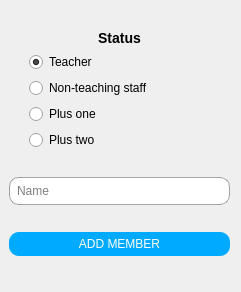
<?xml version="1.0" encoding="UTF-8"?>
<ui version="4.0">
 <class>Dialog</class>
 <widget class="QDialog" name="Dialog">
  <property name="geometry">
   <rect>
    <x>0</x>
    <y>0</y>
    <width>241</width>
    <height>292</height>
   </rect>
  </property>
  <property name="windowTitle">
   <string>Add Member</string>
  </property>
  <widget class="QWidget" name="verticalLayoutWidget">
   <property name="geometry">
    <rect>
     <x>9</x>
     <y>9</y>
     <width>221</width>
     <height>271</height>
    </rect>
   </property>
   <layout class="QVBoxLayout" name="verticalLayout">
    <item>
     <layout class="QVBoxLayout" name="verticalLayout_2">
      <item>
       <widget class="QLabel" name="label">
        <property name="sizePolicy">
         <sizepolicy hsizetype="Preferred" vsizetype="Fixed">
          <horstretch>0</horstretch>
          <verstretch>0</verstretch>
         </sizepolicy>
        </property>
        <property name="styleSheet">
         <string notr="true">font-weight:bold;
font-size:14px;</string>
        </property>
        <property name="text">
         <string>Status</string>
        </property>
        <property name="textFormat">
         <enum>Qt::AutoText</enum>
        </property>
        <property name="alignment">
         <set>Qt::AlignHCenter|Qt::AlignTop</set>
        </property>
        <property name="margin">
         <number>10</number>
        </property>
       </widget>
      </item>
      <item>
       <layout class="QVBoxLayout" name="verticalLayout_3">
        <property name="leftMargin">
         <number>20</number>
        </property>
        <item>
         <widget class="QRadioButton" name="radioTeacher">
          <property name="text">
           <string>Teacher</string>
          </property>
          <property name="checked">
           <bool>true</bool>
          </property>
         </widget>
        </item>
        <item>
         <widget class="QRadioButton" name="radioNonTeacher">
          <property name="text">
           <string>Non-teaching staff</string>
          </property>
         </widget>
        </item>
        <item>
         <widget class="QRadioButton" name="radioPlusOne">
          <property name="text">
           <string>Plus one</string>
          </property>
         </widget>
        </item>
        <item>
         <widget class="QRadioButton" name="radioPlusTwo">
          <property name="text">
           <string>Plus two</string>
          </property>
         </widget>
        </item>
       </layout>
      </item>
     </layout>
    </item>
    <item>
     <widget class="QLineEdit" name="name">
      <property name="styleSheet">
       <string notr="true">color:#000000;
background:#ffffff;
border:1px solid #55000000;
border-radius:10px;
padding:5px;</string>
      </property>
      <property name="placeholderText">
       <string>Name</string>
      </property>
     </widget>
    </item>
    <item>
     <widget class="QPushButton" name="addButton">
      <property name="styleSheet">
       <string notr="true">QPushButton{
	background:rgb(0, 170, 255);
	border-radius:10px;
	padding:5px;
	color:#ffffff;
}
QPushButton:hover{
	background:rgb(50, 120, 205)
}</string>
      </property>
      <property name="text">
       <string>ADD MEMBER</string>
      </property>
     </widget>
    </item>
   </layout>
  </widget>
 </widget>
 <resources/>
 <connections/>
</ui>
